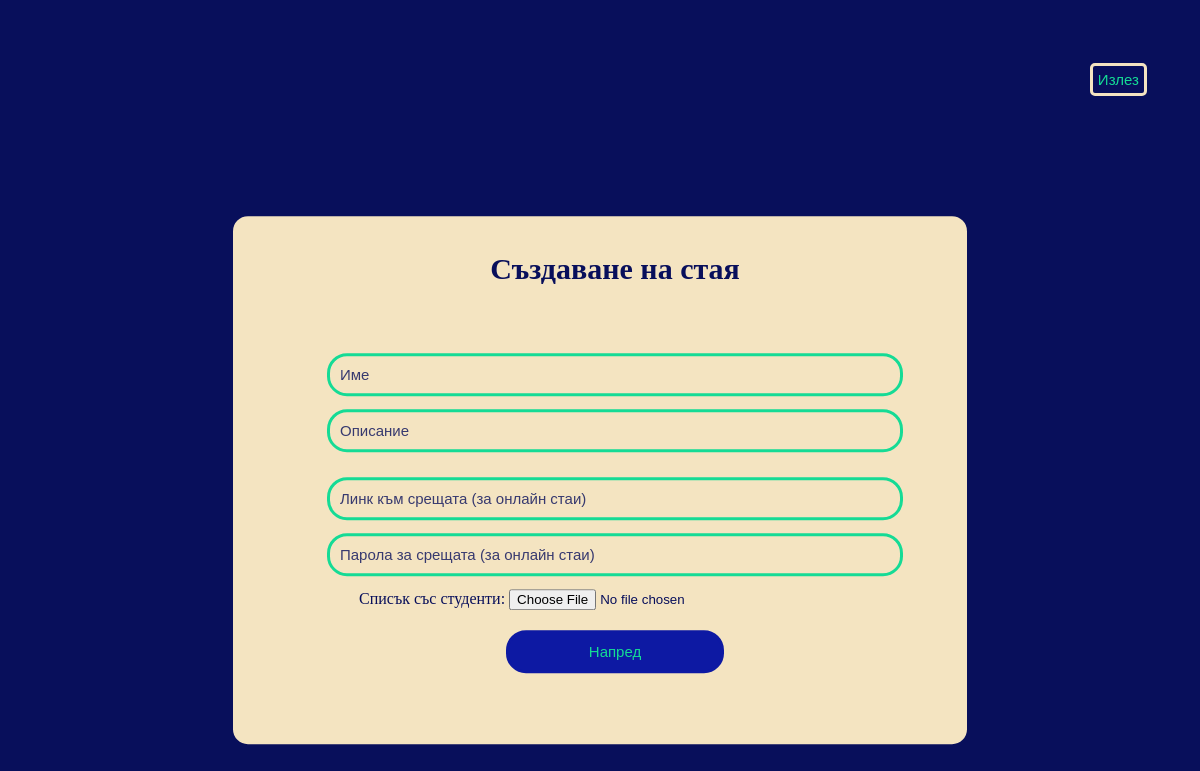
The page /create_room/create_room_form.php (signed in) on the database as committed earlier.
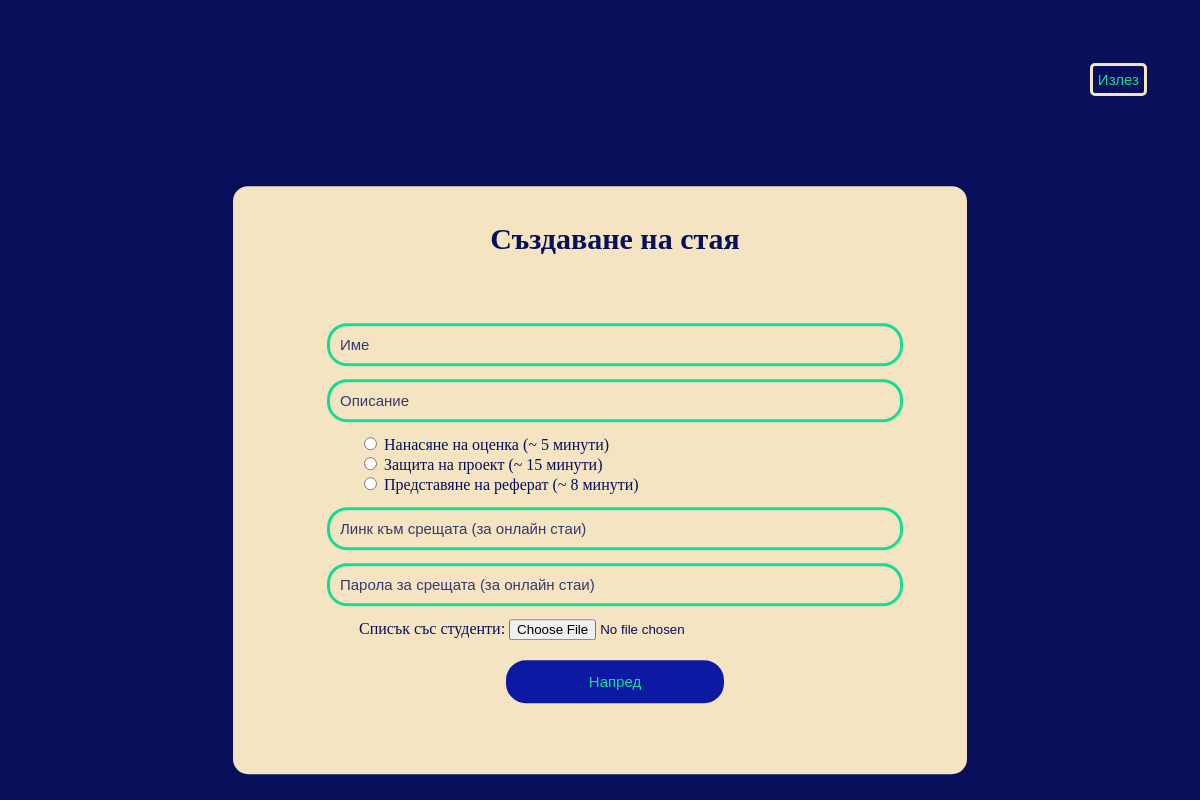
The same page on the database as committed later.
### tables this page shows
CREATE TABLE `room_type` (
  `type` varchar(64) NOT NULL,
  `name` varchar(64) NOT NULL,
  `avg_time` int(11) NOT NULL
);

### create_room/create_room_form.php (the view, shortened to what this page needs)
<html>
<head>
    <link rel="stylesheet" href="create.css">
    <link rel="stylesheet" href="../common.css">
</head>
<body>
    <header>
        <form method="get" action="../lobby/lobby.php">
            <button  type="submit" class="header_button">Излез</button>
        </form>
    </header>
    <div class="container">
        <div class="create-form">
            <h1 class="title">Създаване на стая</h1>
            <form action="create_room.php" method="post" enctype="multipart/form-data">
                <div>
                    <input type="text" name="title" id="title" class="field" placeholder="Име">
                </div>
                <div>
                    <input type="text" name="descr" id="descr" class="field" placeholder="Описание">
                </div>
                <div class="room_types">
					<?php
						$db = Database::getInstance();
						$pdo = $db->getConnection();
						$query = 'SELECT * FROM room_type';
						$st = $pdo->query($query);
						while(($row = $st->fetch(PDO::FETCH_ASSOC)) != FALSE){
							echo "<div class=\"row\">
							<input type=\"radio\" name=\"type\" id={$row['type']} value={$row['type']}>
							<label for={$row['type']}>{$row['name']} (~ {$row['avg_time']} минути)</label>
							</div>";
						}
					?>
                </div>
                <div>
                    <input type="text" name="url" id="url" class="field" placeholder="Линк към срещата (за онлайн стаи)">
                </div>
                <div>
                    <input type="text" name="password" id="password" class="field" placeholder="Парола за срещата (за онлайн стаи)">
                </div>
                <div class="row">
                    <label for="file">Списък със студенти: </label>
                    <input type="file" name="students" id="students" class="button-upload">
                </div>
                <div>
                    <input class="submit" type="submit" name="submit" value="Напред">
                </div>
            </form>
        </div>
    </div>
</body>
</html>

### create_room/create.css (style rules this page uses)
body { background-color:#080f5b; }
form { padding: 30px; }
h1 { display: block; padding: 10px; margin-top:2%; margin-bottom: 2%; margin-left: auto; margin-right: auto; text-align: center; font-size:30px; color:#080f5b; }
.field, .submit { display: block; margin-top:2%; margin-bottom: 2%; margin-left: auto; margin-right: auto; padding: 10px; width:90%; font-size:15px; border-style: solid; border-width: 3px; border-radius : 20px; border-color: #15db95; background-color:#f4e4c1; color: #080f5b; }
::placeholder { color: #080f5b; opacity:0.8; }
.submit { box-sizing: content-box; text-align: center; color:#15db95; border-color:#0d19a3; background-color:#0d19a3; width: 30%; margin-top: 20px; }
.container { position: absolute; top: 60%; left: 50%; -moz-transform: translateX(-50%) translateY(-50%); -webkit-transform: translateX(-50%) translateY(-50%); transform: translateX(-50%) translateY(-50%); min-width: 700px; padding-left:30px; padding-left:30px; padding-top: 10px; padding-bottom: 10px; border-style: solid; border-width: 2px; border-radius:15px; border-color:#f4e4c1; background-color:#f4e4c1; }
label, input { color: #080f5b; }
.row { display: block; padding-left: 10%; }
.room_types { max-height:60px; overflow:auto; }

### common.css (style rules this page uses)
:root { --dark-blue: #080F5B; --blue: #0D19A3; --green: #15DB95; --beige: #F4E4C1; --gold: #E4C580; }
.header_button { float:right; margin:5px; margin-top:15px; padding: 5px; font-size:15px; text-align: center; border-style: solid; border-width: 3px; border-radius : 5px; color: #15db95; border-color:#f4e4c1; background-color:#080f5b; }
header { position:sticky; top:0; overflow:auto; padding:10px; background-color:#080f5b; color:#e4c580; font-size:20px; z-index:10; }

Rows that differ between the two databases and show on the page:
added room_type: name "Нанасяне на оценка", avg_time "5"
added room_type: name "Защита на проект", avg_time "15"
added room_type: name "Представяне на реферат", avg_time "8"
